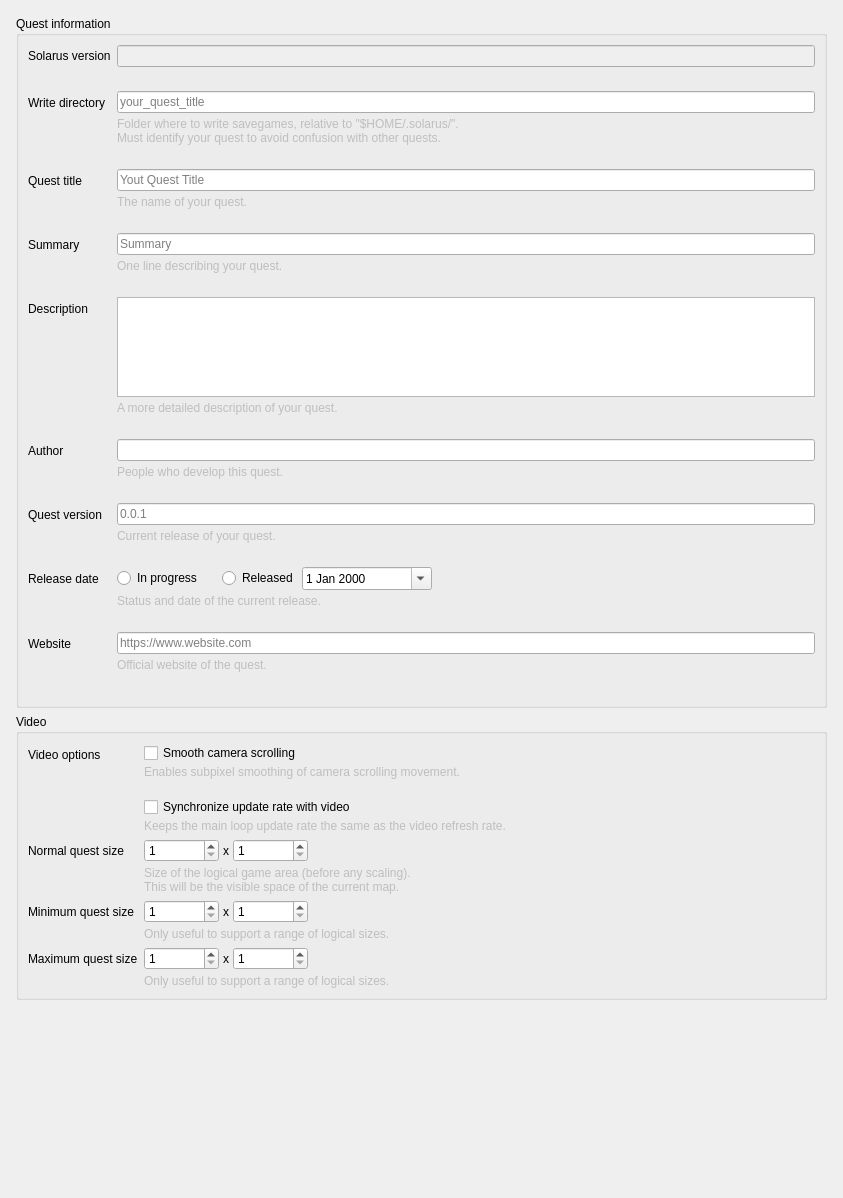
<?xml version="1.0" encoding="UTF-8"?>
<ui version="4.0">
 <class>SolarusEditor::QuestPropertiesEditor</class>
 <widget class="QWidget" name="SolarusEditor::QuestPropertiesEditor">
  <property name="geometry">
   <rect>
    <x>0</x>
    <y>0</y>
    <width>843</width>
    <height>1198</height>
   </rect>
  </property>
  <property name="sizePolicy">
   <sizepolicy hsizetype="Preferred" vsizetype="Fixed">
    <horstretch>0</horstretch>
    <verstretch>0</verstretch>
   </sizepolicy>
  </property>
  <layout class="QVBoxLayout" name="verticalLayout_5">
   <property name="leftMargin">
    <number>0</number>
   </property>
   <property name="topMargin">
    <number>0</number>
   </property>
   <property name="rightMargin">
    <number>0</number>
   </property>
   <property name="bottomMargin">
    <number>0</number>
   </property>
   <item>
    <widget class="QScrollArea" name="scroll_area">
     <property name="frameShape">
      <enum>QFrame::Shape::NoFrame</enum>
     </property>
     <property name="horizontalScrollBarPolicy">
      <enum>Qt::ScrollBarPolicy::ScrollBarAlwaysOff</enum>
     </property>
     <property name="widgetResizable">
      <bool>true</bool>
     </property>
     <widget class="QWidget" name="scrollAreaWidgetContents">
      <property name="geometry">
       <rect>
        <x>0</x>
        <y>0</y>
        <width>843</width>
        <height>1198</height>
       </rect>
      </property>
      <layout class="QVBoxLayout" name="verticalLayout_3">
       <property name="leftMargin">
        <number>16</number>
       </property>
       <property name="topMargin">
        <number>16</number>
       </property>
       <property name="rightMargin">
        <number>16</number>
       </property>
       <property name="bottomMargin">
        <number>16</number>
       </property>
       <item>
        <widget class="QGroupBox" name="quest_info_group_box">
         <property name="sizePolicy">
          <sizepolicy hsizetype="Preferred" vsizetype="Fixed">
           <horstretch>0</horstretch>
           <verstretch>0</verstretch>
          </sizepolicy>
         </property>
         <property name="title">
          <string>Quest information</string>
         </property>
         <layout class="QVBoxLayout" name="verticalLayout_4">
          <item>
           <layout class="QFormLayout" name="formLayout">
            <property name="fieldGrowthPolicy">
             <enum>QFormLayout::FieldGrowthPolicy::ExpandingFieldsGrow</enum>
            </property>
            <property name="verticalSpacing">
             <number>24</number>
            </property>
            <property name="leftMargin">
             <number>0</number>
            </property>
            <property name="topMargin">
             <number>0</number>
            </property>
            <property name="rightMargin">
             <number>0</number>
            </property>
            <property name="bottomMargin">
             <number>0</number>
            </property>
            <item row="0" column="0">
             <widget class="QLabel" name="solarus_version_label">
              <property name="font">
               <font>
                <bold>false</bold>
               </font>
              </property>
              <property name="text">
               <string>Solarus version</string>
              </property>
             </widget>
            </item>
            <item row="1" column="0">
             <widget class="QLabel" name="write_dir_label">
              <property name="font">
               <font>
                <bold>false</bold>
               </font>
              </property>
              <property name="text">
               <string>Write directory</string>
              </property>
             </widget>
            </item>
            <item row="1" column="1">
             <layout class="QVBoxLayout" name="write_dir_layout">
              <property name="spacing">
               <number>4</number>
              </property>
              <property name="leftMargin">
               <number>0</number>
              </property>
              <property name="topMargin">
               <number>0</number>
              </property>
              <property name="rightMargin">
               <number>0</number>
              </property>
              <property name="bottomMargin">
               <number>0</number>
              </property>
              <item>
               <widget class="QLineEdit" name="write_dir_field">
                <property name="placeholderText">
                 <string>your_quest_title</string>
                </property>
               </widget>
              </item>
              <item>
               <widget class="QLabel" name="label">
                <property name="enabled">
                 <bool>false</bool>
                </property>
                <property name="text">
                 <string>Folder where to write savegames, relative to &quot;$HOME/.solarus/&quot;.
Must identify your quest to avoid confusion with other quests.</string>
                </property>
                <property name="wordWrap">
                 <bool>false</bool>
                </property>
               </widget>
              </item>
             </layout>
            </item>
            <item row="2" column="0">
             <widget class="QLabel" name="title_label">
              <property name="font">
               <font>
                <bold>false</bold>
               </font>
              </property>
              <property name="text">
               <string>Quest title</string>
              </property>
             </widget>
            </item>
            <item row="2" column="1">
             <layout class="QVBoxLayout" name="title_layout">
              <property name="spacing">
               <number>4</number>
              </property>
              <property name="leftMargin">
               <number>0</number>
              </property>
              <property name="topMargin">
               <number>0</number>
              </property>
              <property name="rightMargin">
               <number>0</number>
              </property>
              <property name="bottomMargin">
               <number>0</number>
              </property>
              <item>
               <widget class="QLineEdit" name="title_field">
                <property name="placeholderText">
                 <string>Yout Quest Title</string>
                </property>
               </widget>
              </item>
              <item>
               <widget class="QLabel" name="label_2">
                <property name="enabled">
                 <bool>false</bool>
                </property>
                <property name="text">
                 <string>The name of your quest.</string>
                </property>
               </widget>
              </item>
             </layout>
            </item>
            <item row="3" column="0">
             <widget class="QLabel" name="short_description_label">
              <property name="font">
               <font>
                <bold>false</bold>
               </font>
              </property>
              <property name="text">
               <string>Summary</string>
              </property>
             </widget>
            </item>
            <item row="3" column="1">
             <layout class="QVBoxLayout" name="short_description_layout">
              <property name="spacing">
               <number>4</number>
              </property>
              <property name="leftMargin">
               <number>0</number>
              </property>
              <property name="topMargin">
               <number>0</number>
              </property>
              <property name="rightMargin">
               <number>0</number>
              </property>
              <property name="bottomMargin">
               <number>0</number>
              </property>
              <item>
               <widget class="QLineEdit" name="short_description_field">
                <property name="placeholderText">
                 <string>Summary</string>
                </property>
               </widget>
              </item>
              <item>
               <widget class="QLabel" name="label_10">
                <property name="enabled">
                 <bool>false</bool>
                </property>
                <property name="text">
                 <string>One line describing your quest.</string>
                </property>
               </widget>
              </item>
             </layout>
            </item>
            <item row="4" column="0">
             <widget class="QLabel" name="long_description_label">
              <property name="font">
               <font>
                <bold>false</bold>
               </font>
              </property>
              <property name="text">
               <string>Description</string>
              </property>
             </widget>
            </item>
            <item row="4" column="1">
             <layout class="QVBoxLayout" name="long_description_layout">
              <property name="spacing">
               <number>4</number>
              </property>
              <property name="leftMargin">
               <number>0</number>
              </property>
              <property name="topMargin">
               <number>0</number>
              </property>
              <property name="rightMargin">
               <number>0</number>
              </property>
              <property name="bottomMargin">
               <number>0</number>
              </property>
              <item>
               <widget class="SolarusEditor::PlainTextEdit" name="long_description_field">
                <property name="sizePolicy">
                 <sizepolicy hsizetype="Expanding" vsizetype="Expanding">
                  <horstretch>0</horstretch>
                  <verstretch>0</verstretch>
                 </sizepolicy>
                </property>
                <property name="maximumSize">
                 <size>
                  <width>16777215</width>
                  <height>100</height>
                 </size>
                </property>
                <property name="tabChangesFocus">
                 <bool>true</bool>
                </property>
                <property name="plainText">
                 <string notr="true"/>
                </property>
                <property name="placeholderText">
                 <string>Description</string>
                </property>
               </widget>
              </item>
              <item>
               <widget class="QLabel" name="label_12">
                <property name="enabled">
                 <bool>false</bool>
                </property>
                <property name="text">
                 <string>A more detailed description of your quest.</string>
                </property>
               </widget>
              </item>
             </layout>
            </item>
            <item row="5" column="0">
             <widget class="QLabel" name="author_label">
              <property name="font">
               <font>
                <bold>false</bold>
               </font>
              </property>
              <property name="text">
               <string>Author</string>
              </property>
             </widget>
            </item>
            <item row="5" column="1">
             <layout class="QVBoxLayout" name="author_layout">
              <property name="spacing">
               <number>4</number>
              </property>
              <property name="leftMargin">
               <number>0</number>
              </property>
              <property name="topMargin">
               <number>0</number>
              </property>
              <property name="rightMargin">
               <number>0</number>
              </property>
              <property name="bottomMargin">
               <number>0</number>
              </property>
              <item>
               <widget class="QLineEdit" name="author_field"/>
              </item>
              <item>
               <widget class="QLabel" name="label_14">
                <property name="enabled">
                 <bool>false</bool>
                </property>
                <property name="text">
                 <string>People who develop this quest.</string>
                </property>
               </widget>
              </item>
             </layout>
            </item>
            <item row="6" column="0">
             <widget class="QLabel" name="quest_version_label">
              <property name="font">
               <font>
                <bold>false</bold>
               </font>
              </property>
              <property name="text">
               <string>Quest version</string>
              </property>
             </widget>
            </item>
            <item row="6" column="1">
             <layout class="QVBoxLayout" name="quest_version_layout">
              <property name="spacing">
               <number>4</number>
              </property>
              <property name="leftMargin">
               <number>0</number>
              </property>
              <property name="topMargin">
               <number>0</number>
              </property>
              <property name="rightMargin">
               <number>0</number>
              </property>
              <property name="bottomMargin">
               <number>0</number>
              </property>
              <item>
               <widget class="QLineEdit" name="quest_version_field">
                <property name="placeholderText">
                 <string>0.0.1</string>
                </property>
               </widget>
              </item>
              <item>
               <widget class="QLabel" name="label_18">
                <property name="enabled">
                 <bool>false</bool>
                </property>
                <property name="text">
                 <string>Current release of your quest.</string>
                </property>
               </widget>
              </item>
             </layout>
            </item>
            <item row="7" column="0">
             <widget class="QLabel" name="release_date_label">
              <property name="font">
               <font>
                <bold>false</bold>
               </font>
              </property>
              <property name="text">
               <string>Release date</string>
              </property>
             </widget>
            </item>
            <item row="7" column="1">
             <layout class="QVBoxLayout" name="verticalLayout">
              <property name="spacing">
               <number>4</number>
              </property>
              <property name="leftMargin">
               <number>0</number>
              </property>
              <property name="topMargin">
               <number>0</number>
              </property>
              <property name="rightMargin">
               <number>0</number>
              </property>
              <property name="bottomMargin">
               <number>0</number>
              </property>
              <item>
               <layout class="QHBoxLayout" name="horizontalLayout">
                <property name="spacing">
                 <number>4</number>
                </property>
                <property name="leftMargin">
                 <number>0</number>
                </property>
                <property name="topMargin">
                 <number>0</number>
                </property>
                <property name="rightMargin">
                 <number>0</number>
                </property>
                <property name="bottomMargin">
                 <number>0</number>
                </property>
                <item>
                 <widget class="QRadioButton" name="release_status_progress_radio">
                  <property name="text">
                   <string>In progress</string>
                  </property>
                 </widget>
                </item>
                <item>
                 <spacer name="horizontalSpacer_5">
                  <property name="orientation">
                   <enum>Qt::Orientation::Horizontal</enum>
                  </property>
                  <property name="sizeType">
                   <enum>QSizePolicy::Policy::Fixed</enum>
                  </property>
                  <property name="sizeHint" stdset="0">
                   <size>
                    <width>16</width>
                    <height>0</height>
                   </size>
                  </property>
                 </spacer>
                </item>
                <item>
                 <widget class="QRadioButton" name="release_status_released_radio">
                  <property name="text">
                   <string>Released</string>
                  </property>
                 </widget>
                </item>
                <item>
                 <widget class="QDateEdit" name="release_date_field">
                  <property name="minimumSize">
                   <size>
                    <width>130</width>
                    <height>0</height>
                   </size>
                  </property>
                  <property name="calendarPopup">
                   <bool>true</bool>
                  </property>
                 </widget>
                </item>
                <item>
                 <spacer name="horizontalSpacer_4">
                  <property name="orientation">
                   <enum>Qt::Orientation::Horizontal</enum>
                  </property>
                  <property name="sizeHint" stdset="0">
                   <size>
                    <width>0</width>
                    <height>0</height>
                   </size>
                  </property>
                 </spacer>
                </item>
               </layout>
              </item>
              <item>
               <widget class="QLabel" name="label_20">
                <property name="enabled">
                 <bool>false</bool>
                </property>
                <property name="text">
                 <string>Status and date of the current release.</string>
                </property>
               </widget>
              </item>
             </layout>
            </item>
            <item row="8" column="0">
             <widget class="QLabel" name="website_label">
              <property name="font">
               <font>
                <bold>false</bold>
               </font>
              </property>
              <property name="text">
               <string>Website</string>
              </property>
             </widget>
            </item>
            <item row="8" column="1">
             <layout class="QVBoxLayout" name="website_layout">
              <property name="spacing">
               <number>4</number>
              </property>
              <property name="leftMargin">
               <number>0</number>
              </property>
              <property name="topMargin">
               <number>0</number>
              </property>
              <property name="rightMargin">
               <number>0</number>
              </property>
              <property name="bottomMargin">
               <number>0</number>
              </property>
              <item>
               <widget class="QLineEdit" name="website_field">
                <property name="placeholderText">
                 <string>https://www.website.com</string>
                </property>
               </widget>
              </item>
              <item>
               <widget class="QLabel" name="label_16">
                <property name="enabled">
                 <bool>false</bool>
                </property>
                <property name="text">
                 <string>Official website of the quest.</string>
                </property>
               </widget>
              </item>
             </layout>
            </item>
            <item row="9" column="1">
             <layout class="QVBoxLayout" name="flags_vlayout"/>
            </item>
            <item row="0" column="1">
             <widget class="QLineEdit" name="solarus_version_value">
              <property name="enabled">
               <bool>false</bool>
              </property>
             </widget>
            </item>
           </layout>
          </item>
         </layout>
        </widget>
       </item>
       <item>
        <widget class="QGroupBox" name="quest_size_group_box">
         <property name="sizePolicy">
          <sizepolicy hsizetype="Preferred" vsizetype="Fixed">
           <horstretch>0</horstretch>
           <verstretch>0</verstretch>
          </sizepolicy>
         </property>
         <property name="title">
          <string>Video</string>
         </property>
         <layout class="QVBoxLayout" name="verticalLayout_2">
          <item>
           <layout class="QFormLayout" name="quest_info_form">
            <property name="fieldGrowthPolicy">
             <enum>QFormLayout::FieldGrowthPolicy::AllNonFixedFieldsGrow</enum>
            </property>
            <property name="leftMargin">
             <number>0</number>
            </property>
            <property name="topMargin">
             <number>0</number>
            </property>
            <property name="rightMargin">
             <number>0</number>
            </property>
            <property name="bottomMargin">
             <number>0</number>
            </property>
            <item row="0" column="0">
             <widget class="QLabel" name="label_9">
              <property name="text">
               <string>Video options</string>
              </property>
             </widget>
            </item>
            <item row="0" column="1">
             <layout class="QVBoxLayout" name="verticalLayout_9">
              <property name="spacing">
               <number>2</number>
              </property>
              <property name="leftMargin">
               <number>0</number>
              </property>
              <property name="topMargin">
               <number>0</number>
              </property>
              <property name="rightMargin">
               <number>0</number>
              </property>
              <property name="bottomMargin">
               <number>0</number>
              </property>
              <item>
               <widget class="QCheckBox" name="subpixel_camera">
                <property name="text">
                 <string>Smooth camera scrolling</string>
                </property>
               </widget>
              </item>
              <item>
               <widget class="QLabel" name="label_long_flags">
                <property name="enabled">
                 <bool>false</bool>
                </property>
                <property name="text">
                 <string>Enables subpixel smoothing of camera scrolling movement.</string>
                </property>
                <property name="wordWrap">
                 <bool>true</bool>
                </property>
               </widget>
              </item>
              <item>
               <spacer name="verticalSpacer_2">
                <property name="orientation">
                 <enum>Qt::Orientation::Vertical</enum>
                </property>
                <property name="sizeType">
                 <enum>QSizePolicy::Policy::Fixed</enum>
                </property>
                <property name="sizeHint" stdset="0">
                 <size>
                  <width>0</width>
                  <height>16</height>
                 </size>
                </property>
               </spacer>
              </item>
              <item>
               <widget class="QCheckBox" name="dynamic_timestep">
                <property name="text">
                 <string>Synchronize update rate with video</string>
                </property>
               </widget>
              </item>
              <item>
               <widget class="QLabel" name="label_11">
                <property name="enabled">
                 <bool>false</bool>
                </property>
                <property name="text">
                 <string>Keeps the main loop update rate the same as the video refresh rate.</string>
                </property>
               </widget>
              </item>
             </layout>
            </item>
            <item row="1" column="0">
             <widget class="QLabel" name="normal_size_label">
              <property name="font">
               <font>
                <bold>false</bold>
               </font>
              </property>
              <property name="text">
               <string>Normal quest size</string>
              </property>
             </widget>
            </item>
            <item row="1" column="1">
             <layout class="QVBoxLayout" name="normal_quest_size_layout">
              <property name="spacing">
               <number>4</number>
              </property>
              <property name="leftMargin">
               <number>0</number>
              </property>
              <property name="topMargin">
               <number>0</number>
              </property>
              <property name="rightMargin">
               <number>0</number>
              </property>
              <property name="bottomMargin">
               <number>0</number>
              </property>
              <item>
               <layout class="QHBoxLayout" name="horizontalLayout_2">
                <property name="leftMargin">
                 <number>0</number>
                </property>
                <property name="topMargin">
                 <number>0</number>
                </property>
                <property name="rightMargin">
                 <number>0</number>
                </property>
                <property name="bottomMargin">
                 <number>0</number>
                </property>
                <item>
                 <widget class="QSpinBox" name="normal_size_width_field">
                  <property name="minimumSize">
                   <size>
                    <width>75</width>
                    <height>0</height>
                   </size>
                  </property>
                  <property name="minimum">
                   <number>1</number>
                  </property>
                  <property name="maximum">
                   <number>99999</number>
                  </property>
                  <property name="singleStep">
                   <number>10</number>
                  </property>
                 </widget>
                </item>
                <item>
                 <widget class="QLabel" name="label_5">
                  <property name="text">
                   <string>x</string>
                  </property>
                 </widget>
                </item>
                <item>
                 <widget class="QSpinBox" name="normal_size_height_field">
                  <property name="minimumSize">
                   <size>
                    <width>75</width>
                    <height>0</height>
                   </size>
                  </property>
                  <property name="minimum">
                   <number>1</number>
                  </property>
                  <property name="maximum">
                   <number>99999</number>
                  </property>
                  <property name="singleStep">
                   <number>10</number>
                  </property>
                 </widget>
                </item>
                <item>
                 <spacer name="horizontalSpacer">
                  <property name="orientation">
                   <enum>Qt::Orientation::Horizontal</enum>
                  </property>
                  <property name="sizeHint" stdset="0">
                   <size>
                    <width>0</width>
                    <height>0</height>
                   </size>
                  </property>
                 </spacer>
                </item>
               </layout>
              </item>
              <item>
               <widget class="QLabel" name="label_3">
                <property name="enabled">
                 <bool>false</bool>
                </property>
                <property name="text">
                 <string>Size of the logical game area (before any scaling).
This will be the visible space of the current map.</string>
                </property>
                <property name="wordWrap">
                 <bool>false</bool>
                </property>
               </widget>
              </item>
             </layout>
            </item>
            <item row="2" column="0">
             <widget class="QLabel" name="min_size_label">
              <property name="font">
               <font>
                <bold>false</bold>
               </font>
              </property>
              <property name="text">
               <string>Minimum quest size</string>
              </property>
             </widget>
            </item>
            <item row="2" column="1">
             <layout class="QVBoxLayout" name="min_quest_size_layout">
              <property name="spacing">
               <number>4</number>
              </property>
              <property name="leftMargin">
               <number>0</number>
              </property>
              <property name="topMargin">
               <number>0</number>
              </property>
              <property name="rightMargin">
               <number>0</number>
              </property>
              <property name="bottomMargin">
               <number>0</number>
              </property>
              <item>
               <layout class="QHBoxLayout" name="horizontalLayout_3">
                <property name="leftMargin">
                 <number>0</number>
                </property>
                <property name="topMargin">
                 <number>0</number>
                </property>
                <property name="rightMargin">
                 <number>0</number>
                </property>
                <property name="bottomMargin">
                 <number>0</number>
                </property>
                <item>
                 <widget class="QSpinBox" name="min_size_width_field">
                  <property name="minimumSize">
                   <size>
                    <width>75</width>
                    <height>0</height>
                   </size>
                  </property>
                  <property name="minimum">
                   <number>1</number>
                  </property>
                  <property name="maximum">
                   <number>99999</number>
                  </property>
                  <property name="singleStep">
                   <number>10</number>
                  </property>
                 </widget>
                </item>
                <item>
                 <widget class="QLabel" name="label_7">
                  <property name="text">
                   <string>x</string>
                  </property>
                 </widget>
                </item>
                <item>
                 <widget class="QSpinBox" name="min_size_height_field">
                  <property name="minimumSize">
                   <size>
                    <width>75</width>
                    <height>0</height>
                   </size>
                  </property>
                  <property name="minimum">
                   <number>1</number>
                  </property>
                  <property name="maximum">
                   <number>99999</number>
                  </property>
                  <property name="singleStep">
                   <number>10</number>
                  </property>
                 </widget>
                </item>
                <item>
                 <spacer name="horizontalSpacer_2">
                  <property name="orientation">
                   <enum>Qt::Orientation::Horizontal</enum>
                  </property>
                  <property name="sizeHint" stdset="0">
                   <size>
                    <width>0</width>
                    <height>0</height>
                   </size>
                  </property>
                 </spacer>
                </item>
               </layout>
              </item>
              <item>
               <widget class="QLabel" name="label_4">
                <property name="enabled">
                 <bool>false</bool>
                </property>
                <property name="text">
                 <string>Only useful to support a range of logical sizes.</string>
                </property>
               </widget>
              </item>
             </layout>
            </item>
            <item row="3" column="0">
             <widget class="QLabel" name="max_size_label">
              <property name="font">
               <font>
                <bold>false</bold>
               </font>
              </property>
              <property name="text">
               <string>Maximum quest size</string>
              </property>
             </widget>
            </item>
            <item row="3" column="1">
             <layout class="QVBoxLayout" name="max_quest_size_layout">
              <property name="spacing">
               <number>4</number>
              </property>
              <property name="leftMargin">
               <number>0</number>
              </property>
              <property name="topMargin">
               <number>0</number>
              </property>
              <property name="rightMargin">
               <number>0</number>
              </property>
              <property name="bottomMargin">
               <number>0</number>
              </property>
              <item>
               <layout class="QHBoxLayout" name="horizontalLayout_4">
                <property name="leftMargin">
                 <number>0</number>
                </property>
                <property name="topMargin">
                 <number>0</number>
                </property>
                <property name="rightMargin">
                 <number>0</number>
                </property>
                <property name="bottomMargin">
                 <number>0</number>
                </property>
                <item>
                 <widget class="QSpinBox" name="max_size_width_field">
                  <property name="minimumSize">
                   <size>
                    <width>75</width>
                    <height>0</height>
                   </size>
                  </property>
                  <property name="minimum">
                   <number>1</number>
                  </property>
                  <property name="maximum">
                   <number>99999</number>
                  </property>
                  <property name="singleStep">
                   <number>10</number>
                  </property>
                 </widget>
                </item>
                <item>
                 <widget class="QLabel" name="label_8">
                  <property name="text">
                   <string>x</string>
                  </property>
                 </widget>
                </item>
                <item>
                 <widget class="QSpinBox" name="max_size_height_field">
                  <property name="minimumSize">
                   <size>
                    <width>75</width>
                    <height>0</height>
                   </size>
                  </property>
                  <property name="minimum">
                   <number>1</number>
                  </property>
                  <property name="maximum">
                   <number>99999</number>
                  </property>
                  <property name="singleStep">
                   <number>10</number>
                  </property>
                 </widget>
                </item>
                <item>
                 <spacer name="horizontalSpacer_3">
                  <property name="orientation">
                   <enum>Qt::Orientation::Horizontal</enum>
                  </property>
                  <property name="sizeHint" stdset="0">
                   <size>
                    <width>0</width>
                    <height>0</height>
                   </size>
                  </property>
                 </spacer>
                </item>
               </layout>
              </item>
              <item>
               <widget class="QLabel" name="label_6">
                <property name="enabled">
                 <bool>false</bool>
                </property>
                <property name="text">
                 <string>Only useful to support a range of logical sizes.</string>
                </property>
               </widget>
              </item>
             </layout>
            </item>
           </layout>
          </item>
         </layout>
        </widget>
       </item>
       <item>
        <spacer name="verticalSpacer">
         <property name="orientation">
          <enum>Qt::Orientation::Vertical</enum>
         </property>
         <property name="sizeHint" stdset="0">
          <size>
           <width>0</width>
           <height>0</height>
          </size>
         </property>
        </spacer>
       </item>
      </layout>
     </widget>
    </widget>
   </item>
  </layout>
 </widget>
 <customwidgets>
  <customwidget>
   <class>SolarusEditor::PlainTextEdit</class>
   <extends>QPlainTextEdit</extends>
   <header>widgets/plain_text_edit.h</header>
  </customwidget>
 </customwidgets>
 <resources/>
 <connections/>
</ui>
